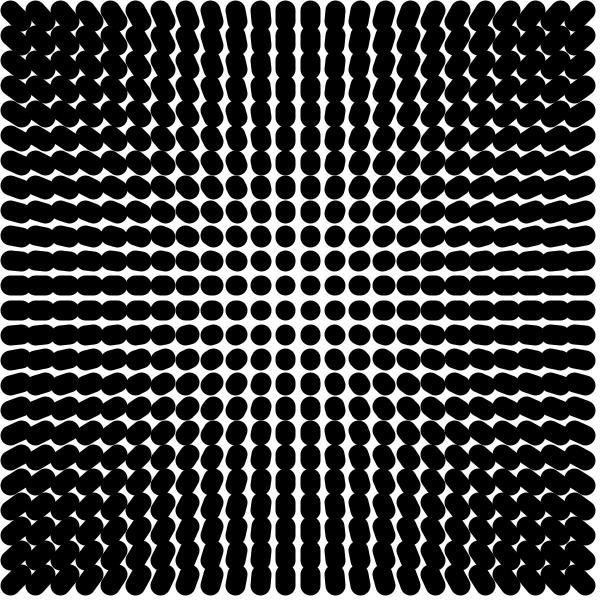
Frame 1 (no input)
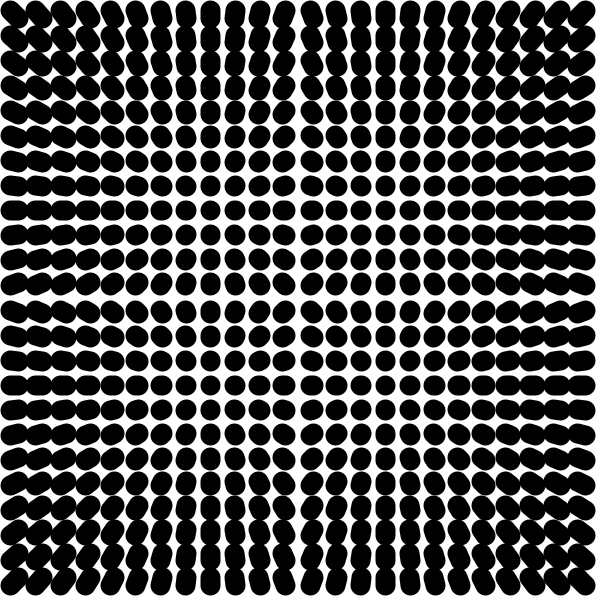
Frame 60 (the mouse pressed at the canvas centre just before this capture)
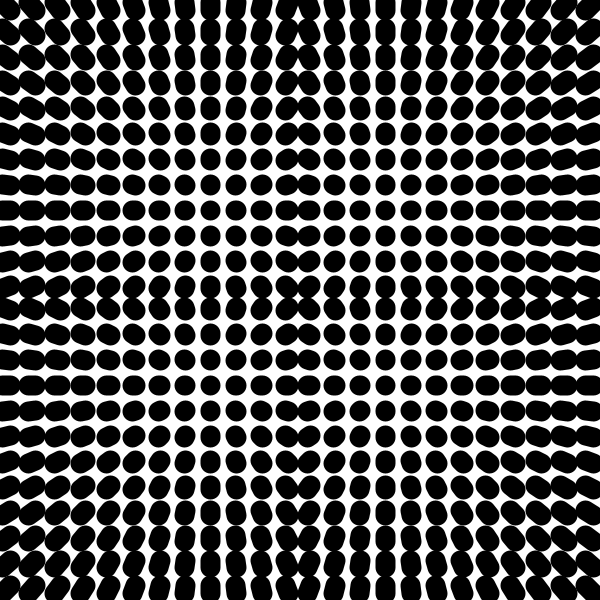
Frame 120 (the mouse held since frame 60 and released just before this capture)

The Processing sketch that drew these frames (run headless with seeded random() and noise(); from frame 60 on, the mouse is pressed at the canvas centre):

// Processing sketch: three
// ── three.pde
int x = 10, y = 10, x2 = 0, y2= 0, c1 = 12, c2 = 12, a = 1, b = 1;
void setup(){
  size(600,600);
  frameRate(15);
}

void draw(){
 strokeWeight(20);
 background(255);
 //Quadrante destro superiore
 y = 10;
 c2 = 12 * a - b;
 for(int i=0; i<12; i++){
  x = 10;
  c1 = 12 * a - b;
  for(int j=0; j<12; j++){
    line(x,y,x+c1,y+c2);
    x+=25;
    c1 = c1 - a;
  }
  y+=25;
  c2 = c2 - a;
 }
 //Quadrante destro superiore
 y = 10;
 x2 = x;
 c2 = 12 * a - b;
 for(int i=0; i<12; i++){
   x = x2;
   c1 = -1 * a + b;
  for(int j=0; j<12; j++){
    line(x,y,x+c1,y+c2);
    x+=25;
    c1 = c1 - a;
  }
  y+=25;
  c2 = c2 - a;
 }
 y2 = y;
 c2 = -1 * a + b;
 for(int i=0; i<12; i++){
  x = 10;
  c1 = 12 * a - b;
  for(int j=0; j<12; j++){
    line(x,y,x+c1,y+c2);
    x+=25;
    c1 = c1 - a;
  }
  y+=25;
  c2 = c2 - a;
 }
 y = y2;
 c2 = -1 * a + b;
 for(int i=0; i<12; i++){
  x = x2;
  c1 = -1 * a + b;
  for(int j=0; j<12; j++){
    line(x,y,x+c1,y+c2);
    x+=25;
    c1 = c1 - a;
  }
  y+=25;
  c2 = c2 - a;
 }
 b+=a;
 if(b>=5){
  b = -1;
  a = -a;
 }
 else if(b<=-5){
  b = 1;
  a = -a;
 }
}
